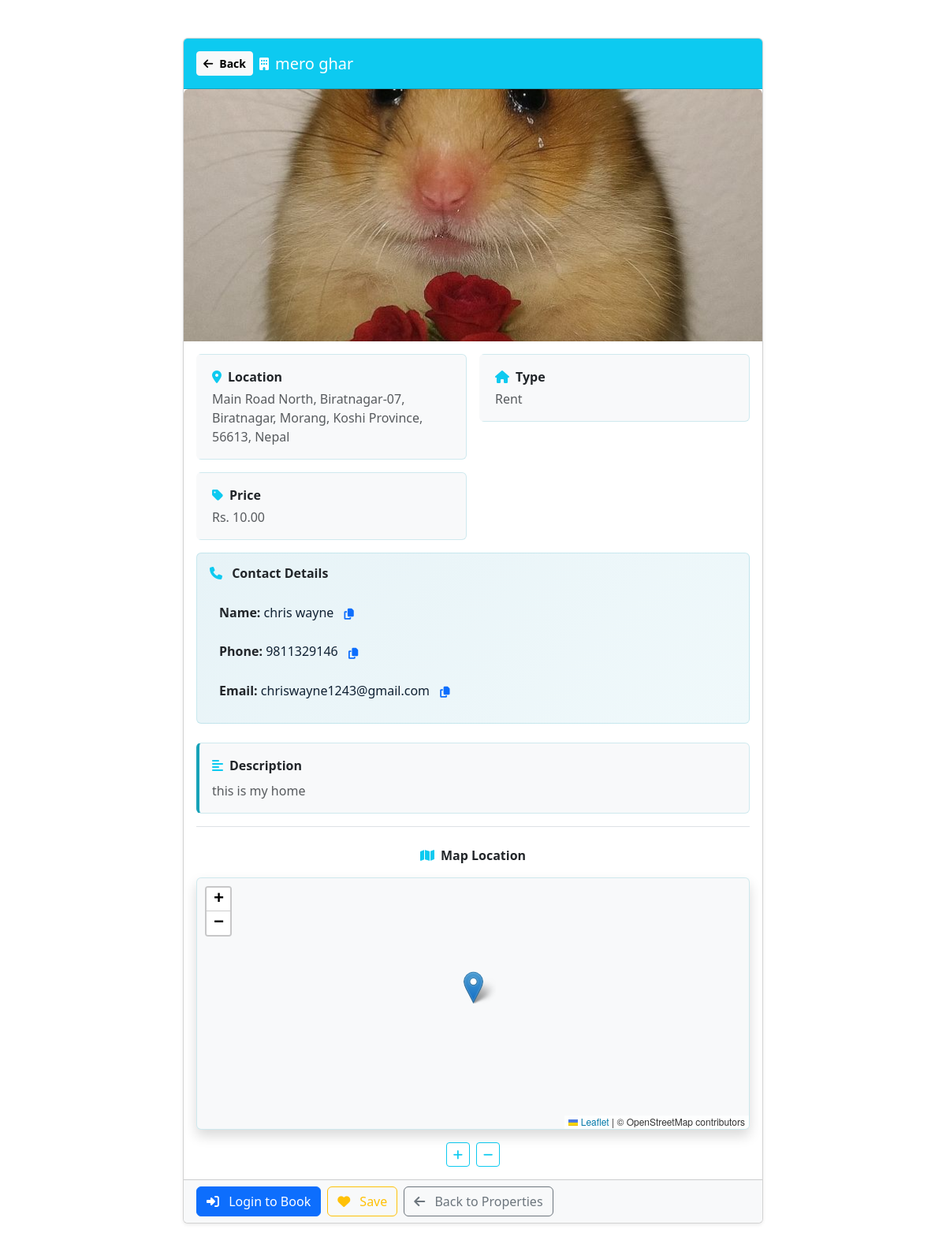
/properties/15/, run on the app's committed database.
### home/models.py (models this page shows, shortened)
class Property(models.Model):
    PROPERTY_TYPE = (
        ('rent', 'Rent'),
        ('sell', 'Sell'),
    )
    user = models.ForeignKey(User, on_delete=models.CASCADE)
    title = models.CharField(max_length=200)  # Property title/name
    description = models.TextField()  # Detailed property description
    price = models.DecimalField(max_digits=10, decimal_places=2)  # Rental/selling price
    location = models.CharField(max_length=200)  # Property location (street/area)
    contact_name = models.CharField(max_length=120, blank=True, default="")
    contact_phone = models.CharField(max_length=30, blank=True, default="")
    contact_email = models.EmailField(blank=True, default="")
    property_type = models.CharField(max_length=10, choices=PROPERTY_TYPE)  # Rent or Sell
    image = models.ImageField(upload_to='properties/')  # Property main image
    created_at = models.DateTimeField(auto_now_add=True)  # Creation timestamp
    latitude = models.FloatField(null=True, blank=True)  # GPS latitude for map display
    longitude = models.FloatField(null=True, blank=True)  # GPS longitude for map display
    @property
    def image_url(self):
        if not self.image:
            return ""
        try:
            if self.image.storage.exists(self.image.name):
                return self.image.url
        except Exception:
            return ""
        return ""

### home/views.py (the view, shortened to what this page needs)
# urls.py: path('properties/<int:property_id>/', views.property_detail, name='property_detail'),  # View property details
def property_detail(request, property_id):
    property_obj = get_object_or_404(Property, pk=property_id)  # Get property or 404
    is_compact_view = request.GET.get('view') == 'compact'  # Check for compact view mode
    booked_tenants = []
    return render(request, 'property_detail.html', {
        'property': property_obj,
        'is_compact_view': is_compact_view,
        'booked_tenants': booked_tenants,
        'is_favorited': (
            request.user.is_authenticated
            and Favorite.objects.filter(user=request.user, property=property_obj).exists()
        ),
    })

### home/context_processors.py (called while the page is built, shortened)
def unread_notifications_count(request):
    if not request.user.is_authenticated:
        return {
            "unread_notifications_count": 0,
            "recent_notifications": [],
            "unread_chat_count": 0,
            "recent_chats": [],
        }

### HomeRental/home/templates/property_detail.html (shortened to what this page needs)
{% extends "layout_minimal.html" %}
{% block content %}
<section class="container py-4 py-lg-5 property-detail-page">
    {% url 'properties' as back_fallback %}
    <div class="row justify-content-center">
        <div class="col-lg-8">
            <article class="card shadow-sm property-detail-card">
                <div class="card-header bg-info text-white py-3 property-header">
                    <div class="d-flex flex-wrap align-items-center gap-2">
                        {% include "partials/back_button.html" with fallback_url=back_fallback label="Back" btn_class="btn btn-light btn-sm fw-semibold" %}
                        <i class="fas fa-building"></i>
                        <h1 class="h5 mb-0">{{ property.title }}</h1>
                    </div>
                </div>
                {% if property.image_url %}
                <div class="property-image-container">
                    <img src="{{ property.image_url }}"
                         class="card-img-top img-fluid"
                         style="max-height:320px;object-fit:cover;"
                         alt="{{ property.title }}"
                         data-bs-toggle="modal"
                         data-bs-target="#imageModal">
                </div>
                {% endif %}
                <div class="card-body">
                    <div class="row g-3 mb-4">
                        <div class="col-md-6 fade-in" style="animation-delay: 0.1s;">
                            <div class="info-card p-3 rounded">
                                <p class="fw-semibold mb-1">
                                    <i class="fas fa-map-marker-alt text-info me-2"></i>Location
                                </p>
                                <p class="detail-value mb-0">{{ property.location }}</p>
                            </div>
                        </div>
                        <div class="col-md-6 fade-in" style="animation-delay: 0.2s;">
                            <div class="info-card p-3 rounded">
                                <p class="fw-semibold mb-1">
                                    <i class="fas fa-home text-info me-2"></i>Type
                                </p>
                                <p class="detail-value mb-0">{{ property.property_type|title }}</p>
                            </div>
                        </div>
                        <div class="col-md-6 fade-in" style="animation-delay: 0.3s;">
                            <div class="info-card p-3 rounded">
                                <p class="fw-semibold mb-1">
                                    <i class="fas fa-tag text-info me-2"></i>Price
                                </p>
                                <p class="detail-value mb-0">Rs. {{ property.price }}</p>
                            </div>
                        </div>
                        {% if property.contact_name or property.contact_phone or property.contact_email %}
                        <div class="col-12 fade-in" style="animation-delay: 0.4s;">
                            <div class="card border-info contact-card">
                                <div class="card-body">
                                    <h6 class="fw-bold mb-3">
                                        <i class="fas fa-phone text-info me-2"></i>
                                        Contact Details
                                    </h6>
                                    {% if property.contact_name %}
                                    <div class="contact-item">
                                        <strong>Name:</strong>
                                        <span class="contact-value">{{ property.contact_name }}</span>
                                        <button class="btn btn-sm btn-link copy-btn p-0 ms-2"
                                                onclick="copyToClipboard('{{ property.contact_name }}', this)">
                                            <i class="fas fa-copy"></i>
                                        </button>
                                    </div>
                                    {% endif %}
                                    {% if property.contact_phone %}
                                    <div class="contact-item">
                                        <strong>Phone:</strong>
                                        <span class="contact-value">{{ property.contact_phone }}</span>
                                        <button class="btn btn-sm btn-link copy-btn p-0 ms-2"
                                                onclick="copyToClipboard('{{ property.contact_phone }}', this)">
                                            <i class="fas fa-copy"></i>
                                        </button>
                                    </div>
                                    {% endif %}
                                    {% if property.contact_email %}
                                    <div class="contact-item">
                                        <strong>Email:</strong>
                                        <span class="contact-value">{{ property.contact_email }}</span>
                                        <button class="btn btn-sm btn-link copy-btn p-0 ms-2"
                                                onclick="copyToClipboard('{{ property.contact_email }}', this)">
                                            <i class="fas fa-copy"></i>
                                        </button>
                                    </div>
                                    {% endif %}
                                </div>
                            </div>
                        </div>
                        {% endif %}
                    </div>
                    <div class="mb-4 border-bottom pb-3 fade-in" style="animation-delay: 0.5s;">
                        <div class="description-box p-3 rounded">
                            <p class="fw-semibold mb-2">
                                <i class="fas fa-align-left text-info me-2"></i>Description
                            </p>
                            <p class="description-text mb-0">{{ property.description }}</p>
                        </div>
                    </div>
                    <div class="text-center fade-in" style="animation-delay: 0.6s;">
                        <p class="fw-semibold mb-3">
                            <i class="fas fa-map text-info me-2"></i>Map Location
                        </p>
                        {% if property.latitude and property.longitude %}
                        <div id="property-map"
                             class="rounded border shadow mx-auto property-map-frame"
                             style="width:100%;height:320px;cursor:grab;"></div>
                        <div class="d-flex justify-content-center gap-2 mt-3">
                            <button id="zoom-in-btn"
                                    class="btn btn-outline-info btn-sm"
                                    title="Zoom In">
                                <i class="fas fa-plus"></i>
                            </button>
                            <button id="zoom-out-btn"
                                    class="btn btn-outline-info btn-sm"
                                    title="Zoom Out">
                                <i class="fas fa-minus"></i>
                            </button>
                        </div>
                        {% else %}
                        <div class="alert alert-info fade-in">
                            <i class="fas fa-info-circle me-2"></i>
                            Owner has not set map coordinates for this property yet.
                        </div>
                        {% endif %}
                    </div>
                </div>
                <div class="card-footer bg-light">
                    <div class="d-flex flex-wrap gap-2">
                        {% if request.user.is_authenticated and request.user != property.user %}
                        <form method="post"
                              action="{% url 'book_property' property.id %}">
                            {% csrf_token %}
                            <button class="btn btn-success" title="Click to book this property">
                                <i class="fas fa-calendar-check me-2"></i>
                                Book Now
                            </button>
                        </form>
                        <form method="post"
                              action="{% url 'toggle_favorite' property.id %}">
                            {% csrf_token %}
                            <button type="submit" class="btn {% if is_favorited %}btn-warning{% else %}btn-outline-warning{% endif %}" title="Add to favorites">
                                <i class="fas fa-heart me-2"></i>
                                {% if is_favorited %}Saved{% else %}Save{% endif %}
                            </button>
                        </form>
                        {% elif not request.user.is_authenticated %}
                        <a href="{% url 'login' %}?next={% url 'property_detail' property.id %}"
                           class="btn btn-primary"
                           title="Login to book this property">
                            <i class="fas fa-sign-in-alt me-2"></i>
                            Login to Book
                        </a>
                        <a href="{% url 'login' %}?next={% url 'property_detail' property.id %}"
                           class="btn btn-outline-warning"
                           title="Login to save favorites">
                            <i class="fas fa-heart me-2"></i>
                            Save
                        </a>
                        {% endif %}
                        <a href="{% url 'properties' %}"
                           class="btn btn-outline-secondary"
                           title="Go back to properties list">
                            <i class="fas fa-arrow-left me-2"></i>
                            Back to Properties
                        </a>
                    </div>
                </div>
            </article>
        </div>
    </div>
</section>
{% endblock %}

### static/css/site.css (style rules this page uses)
:root { --notif-title-color: #1f2d3d; --notif-subtitle-color: #6c757d; --notif-unread-bg: rgba(13, 110, 253, 0.05); --notif-card-unread-bg: rgba(13, 110, 253, 0.03); --theme-light-surface: #f8f9fa; --theme-light-surface-border: rgba(31, 45, 61, 0.08); }

### HomeRental/home/templates/property_detail.html (style rules this page uses)
.property-detail-page { --detail-surface: #f8f9fa; --detail-surface-hover: #f0f7f8; --detail-surface-border: rgba(23, 162, 184, 0.18); --detail-shadow: rgba(15, 23, 42, 0.12); --detail-contact-bg: linear-gradient(135deg, #e7f3f7 0%, #f0f9fb 100%); --detail-contact-hover: rgba(255,255,255,0.72); --detail-zoom-bg: rgba(255,255,255,0.92); --detail-tenant-hover: #f8f9fa; --detail-description-color: var(--bs-secondary-color); --detail-contact-value: #102133; }
.property-detail-card { animation: slideInUp 0.6s ease-out; }
.property-image-container { position: relative; overflow: hidden; border-radius: 0.375rem 0.375rem 0 0; cursor: zoom-in; transition: all 0.3s ease; }
.property-image-container img { transition: transform 0.4s ease; display: block; width: 100%; }
.info-card { transition: all 0.3s ease; background-color: var(--detail-surface); border: 1px solid var(--detail-surface-border); border-left: 4px solid transparent; }
.contact-card { background: var(--detail-contact-bg); border-color: var(--detail-surface-border) !important; }
.contact-item { transition: all 0.3s ease; padding: 0.75rem; border-radius: 0.375rem; }
.btn { transition: all 0.3s ease; }
.fade-in { animation: fadeIn 0.5s ease-out forwards; opacity: 0; }
.description-box { background-color: var(--detail-surface); border: 1px solid var(--detail-surface-border); border-left: 4px solid #17a2b8; transition: all 0.3s ease; }
.property-header { animation: slideDown 0.5s ease-out; }
.copy-btn { position: relative; }
.detail-value { color: var(--bs-secondary-color); }
.description-text { color: var(--detail-description-color); }
.contact-value { color: var(--detail-contact-value); }
.copy-btn { color: var(--bs-link-color); }
.property-map-frame { border-color: var(--detail-surface-border) !important; background-color: var(--detail-surface); }

### data on the page
Property: title "mero ghar", image_url (picture), location "Main Road North, Biratnagar-07, Biratnagar, Morang, Koshi Province, 56613, Nepal", property_type "Rent", price "10.00", contact_name "chris wayne", contact_phone "9811329146", contact_email "chriswayne1243@gmail.com", description "this is my home"

### other printed values
{{ label_text }} "Back"
